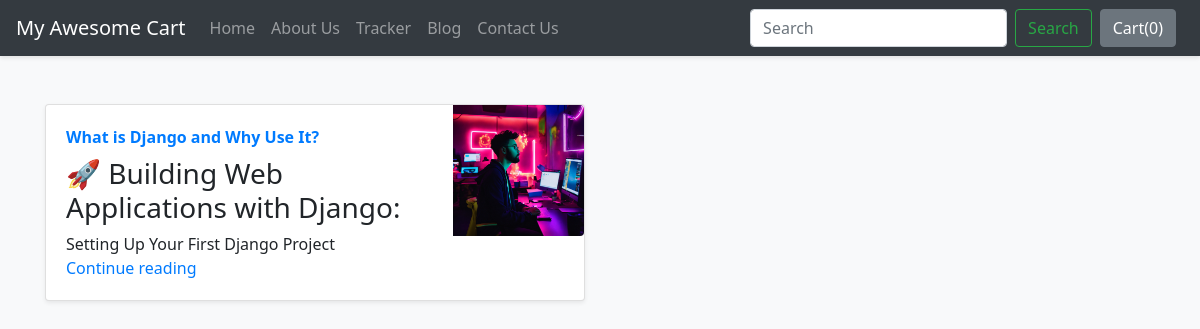
The page /blog/ on the database as committed earlier.
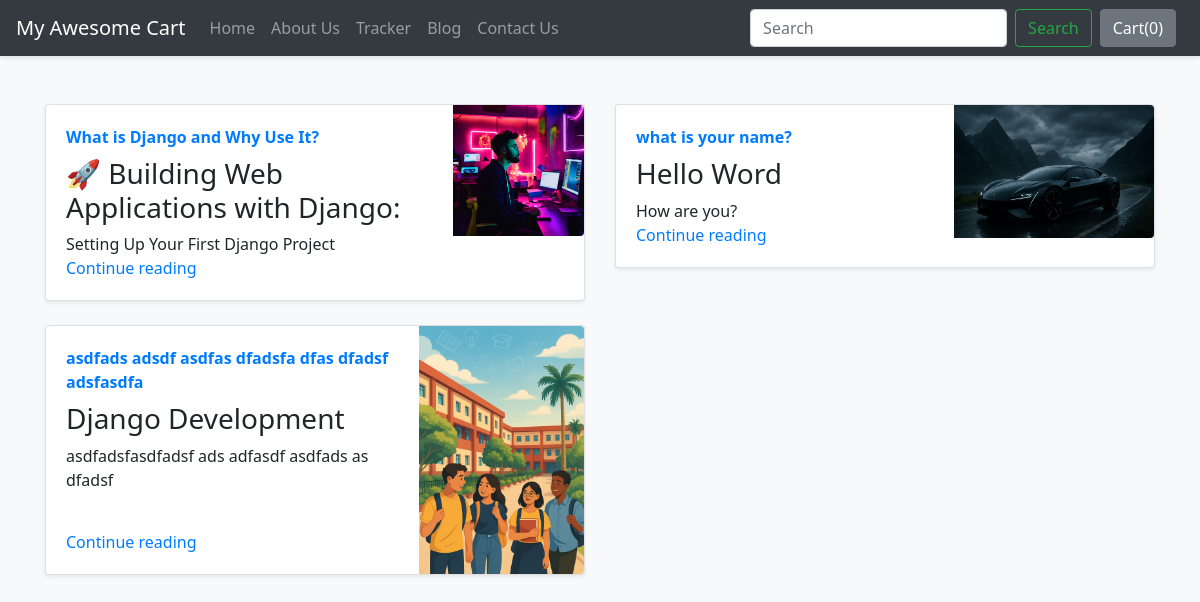
The same page on the database as committed later.
### blog/models.py (models this page shows, shortened)
class Blogpost(models.Model):
    post_id = models.AutoField(primary_key= True)
    tilte = models.CharField(max_length=50)
    head0 = models.CharField(max_length=500, default="")
    chead0 = models.CharField(max_length=5000, default="")
    head1 = models.CharField(max_length=500, default="")
    chead1 = models.CharField(max_length=5000, default="")
    head2 = models.CharField(max_length=500, default="")
    chead2 = models.CharField(max_length=5000, default="")
    pub_date = models.DateField()
    writer = models.CharField(max_length=50, default="")
    thumbnail = models.ImageField(upload_to='shop/images', default="")

### blog/views.py (the view)
# urls.py: path('', views.index), # Redirect root URL to shop app
def index(request):
    myposts = Blogpost.objects.all()
    return render(request,"blog/index.html",{'myposts': myposts})

### blog/templates/blog/index.html (shortened to what this page needs)
{%extends 'blog/basic.html'%}
{%block body%}
<div class="container mt-5">
    <div class="row">
        {% for item in myposts %}
        <div class="col-md-6 mb-4">
            <div class="card flex-md-row shadow-sm h-md-250 position-relative">
                <div class="card-body d-flex flex-column align-items-start">
                    <strong class="d-inline-block mb-2 text-primary">
                        {{item.head0}}
                    </strong>
                    <h3 class="mb-2">{{item.tilte}}</h3>
                    <p class="card-text mb-auto">{{item.head1}}</p>
                    <a href="blogpost/{{item.post_id}}" class="stretched-link">Continue reading</a>
                </div>
                <div class="d-none d-lg-block">
                    <img src="/media/{{item.thumbnail}}" class="img-fluid rounded-right" width="200" height="250" alt="{{item.tilte}} thumbnail">
                </div>
            </div>
        </div>
        {% if forloop.counter|divisibleby:2%}
    </div>
    <div class="row">
        {%endif%}
        {%endfor%}
    </div>
</div>
{%endblock%}

### blog/templates/blog/basic.html (shortened to what this page needs)
<!doctype html>
<html lang="en">
<head>
  <link rel="stylesheet" href="https://stackpath.bootstrapcdn.com/bootstrap/4.2.1/css/bootstrap.min.css">
</head>
<body>
  <nav class="navbar navbar-expand-lg navbar-dark bg-dark sticky-top">
    <a class="navbar-brand" href="/shop">My Awesome Cart</a>
    <div class="collapse navbar-collapse" id="navbarSupportedContent">
      <ul class="navbar-nav mr-auto">
        <li class="nav-item {% if request.path == '/shop/' %}active{% endif %}">
          <a class="nav-link" href="/shop">Home <span class="sr-only">(current)</span></a>
        </li>
        <li class="nav-item {% if request.path == '/shop/about' %}active{% endif %}">
          <a class="nav-link" href="/shop/about">About Us</a>
        </li>
        <li class="nav-item {% if request.path == '/shop/tracker' %}active{% endif %}">
          <a class="nav-link" href="/shop/tracker">Tracker</a>
        </li>
        <li class="nav-item {% if request.path == '/blog' %}active{% endif %}">
          <a class="nav-link" href="/blog">Blog</a>
        </li>
        <li class="nav-item {% if request.path == '/shop/contact' %}active{% endif %}">
          <a class="nav-link" href="/shop/contact">Contact Us</a>
        </li>
      </ul>
      <form class="form-inline my-2 my-lg-0">
        <input class="form-control mr-sm-2" type="search" placeholder="Search" aria-label="Search">
        <button class="btn btn-outline-success my-2 my-sm-0" type="submit">Search</button>
      </form>
      <button type="button" class="btn btn-secondary mx-2" id="popcart" data-container="body" data-toggle="popover" data-placement="bottom" data-html="true" data-content="Vivamus sagittis lacus vel augue laoreet rutrum faucibus.">
        Cart(<span id="cart">0</span>)
      </button>
    </div>
  </nav>
  <div class="container-fluid">
    {% block body %} {% endblock %}

### blog/templates/blog/basic.html (style rules this page uses)
body { font-family: 'Segoe UI', Tahoma, Geneva, Verdana, sans-serif; background-color: #f8f9fa; }
.navbar { box-shadow: 0 2px 4px rgba(0,0,0,.1); }
.btn-secondary { background-color: #6c757d; border-color: #6c757d; }

Rows that differ between the two databases and show on the page:
added Blogpost: head0 "what is your name?", tilte "Hello Word", head1 "How are you?", thumbnail (picture)
added Blogpost: head0 "asdfads adsdf asdfas dfadsfa dfas dfadsf adsfasdfa", tilte "Django Development", head1 "asdfadsfasdfadsf ads adfasdf asdfads as dfadsf", thumbnail (picture)
